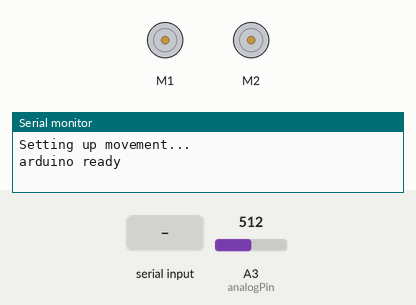
Recording of a sketch running on a simulated Arduino Uno, built with avr-gcc and run on an emulated ATmega328P. On the bench: 2 × DC motor (green arrow = forward, orange = backward, longer = faster), the last lines printed to the serial monitor. The test bench sets the inputs (shaded band); at power-on: A3 (analogPin) = 512.

Above: at 1.3 s.
1.4 s: "python ready\n" received over Serial
2.9 s: "90,45\n" received over Serial
At 5.4 s:
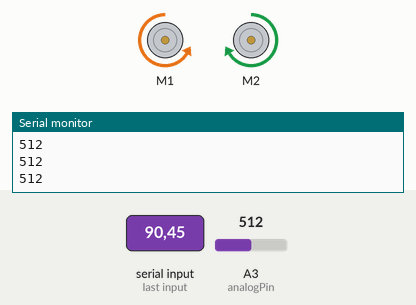
Timing chart, 0 to 6.9 s (numbered marks = the images above; inputs shaded):
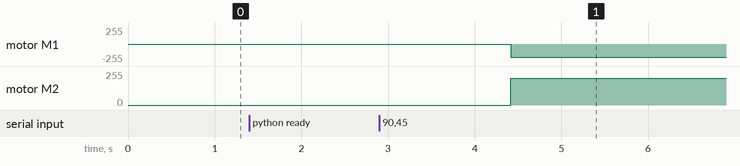

The sketch:

motor_obj2.ino
```cpp
#include <Wire.h>
#include <Adafruit_MotorShield.h>

using namespace std;
class Movement
{
  public:
  // Create the motor shield object with the default I2C address
  Adafruit_MotorShield AFMS = Adafruit_MotorShield(0x60);
  // Or, create it with a different I2C address (say for stacking)
  // Select which 'port' M1, M2, M3 or M4. In this case, M1
  Adafruit_DCMotor *myMotor1 = AFMS.getMotor(1);
  Adafruit_DCMotor *myMotor2 = AFMS.getMotor(2);
  int analogPin = A3; // potentiometer wiper (middle terminal) connected to analog pin 3
  int val = 0;  // variable to store the value read
  int divisions;
  bool colour;

  int lower_bound_for_high = 50;
  int upper_bound_for_low = 30;

  //Default constructor for setting up the motors in instantiation of object
  Movement()
  {
    Serial.begin(9600);           // set up Serial library at 9600 bps
    Serial.println("Setting up movement...");

    AFMS.begin();  // create with the default frequency 1.6KHz
    val = analogRead(analogPin);  // read the input pin

    // Read the initial colour and record
    // (Throughout, 0 for black and 1 for white)
    if (val <= upper_bound_for_low) {
      colour = 0;
    }
    else {
      colour = 1;
    }
  }

  //If the physical setup of the robot changes, run get_threshold to calculate new bounds
  //for the encoder thresholding. This can either automatically update the values, or a print-out can
  //be viewed and the boundaries changed at the discretion of the user

  void get_threshold()
  {
    int sensor_reading;
    int largest = 0;
    int smallest = 1000;

    //Serial.println(sizeof(sensor_readings));
    myMotor1->setSpeed(200);
    myMotor1->run(BACKWARD);
    for(int i = 0; i < (500); i++)
    {
      sensor_reading = analogRead(analogPin);
      //Serial.println(sensor_reading);
      largest = (sensor_reading > largest) ? sensor_reading : largest;
      smallest = (sensor_reading < smallest) ? sensor_reading : smallest;

    }
    myMotor1->run(RELEASE);

    //prints the largest value read in the test
    Serial.print("largest...");
    Serial.println(largest);

    //prints the smallest value read in the test
    Serial.print("smallest...");
    Serial.println(smallest);

    lower_bound_for_high = largest - 25;
    upper_bound_for_low = smallest + 15;

  }

  //angle_div() will read the angle travelled by the wheel.  Returns number of divisions travelled
  //Used in drive and turn
  int angle_div()
  {
    val = analogRead(analogPin);  // read the input pin
    Serial.println(val);
    if ((val <= upper_bound_for_low) && (colour == 1))
    {
      colour = 0;
      divisions += 1;
    }
    else if ((val > lower_bound_for_high) && (colour == 0))
    {
      colour = 1;
      divisions += 1;
    }
    return divisions;
  }

  //drive will move the robot forwards or backwards with a chosen direction (0 - backwards, 1 - forwards),
  //at a certain speed (lvl which ranges from 0 to 255) and for a certain duration (dur in seconds).
  void drive(bool dir, int lvl, float distance)
  {
    myMotor1->setSpeed(lvl);
    myMotor2->setSpeed(lvl);
    int divisions2 = round((50*distance)/(3.1416*5));
    Serial.println(divisions2);
    if(dir==0)
    {
      divisions = 0;
      Serial.println("Moving backwards...");
      while (angle_div()+3 < divisions2)
      {
        myMotor1->run(BACKWARD);
        myMotor2->run(BACKWARD);
      }
      Serial.println("Braking...");
      myMotor1->run(FORWARD);
      myMotor2->run(FORWARD);
      delay(20);
      myMotor1->run(RELEASE);
      myMotor2->run(RELEASE);
    }
    else
    {
      divisions = 0;
      Serial.println("Moving forwards...");
      while (angle_div()+3 < divisions2)
      {
        //Serial.println(angle_div());
        myMotor1->run(FORWARD);
        myMotor2->run(FORWARD);
      }
      Serial.println("Braking...");
      myMotor1->run(BACKWARD);
      myMotor2->run(BACKWARD);
      delay(20);
      myMotor1->run(RELEASE);
      myMotor2->run(RELEASE);
      goto end_drive;
    }
    end_drive:
        Serial.println("end driving...");
  }

  //turn() will rotate the robot on the spot a specified angle (in degrees)
  //at a certain level (lvl is an int between 0-255)
  //in a certain direction (dir is 0 for right and 1 for left)
  void turn(bool dir, int lvl, float angle)
  {
    float r = 14;
    myMotor1->setSpeed(lvl);
    myMotor2->setSpeed(lvl);
    int divisions2 = round((10*r*angle)/(36*5));

    if (dir==0)
    {
      divisions = 0;
      Serial.print("turning right...");
      Serial.print(angle);
      Serial.println();

      while (angle_div() < divisions2)
      {
        myMotor1->run(FORWARD);
        myMotor2->run(BACKWARD);
      }
      Serial.println("Braking...");
      myMotor1->run(BACKWARD);
      myMotor2->run(FORWARD);
      delay(30);
      myMotor1->run(RELEASE);
      myMotor2->run(RELEASE);
      goto end_turn;
    }
     else
     {
      divisions = 0;
      Serial.print("turning left...");
      Serial.print(angle);
      Serial.println();

      //can add constant here if it is overturning eg angle_div() +3
      while (angle_div() < divisions2)
      {
        myMotor1->run(BACKWARD);
        myMotor2->run(FORWARD);
      }
      Serial.println("Braking...");
      myMotor1->run(FORWARD);
      myMotor2->run(BACKWARD);
      delay(30);
      myMotor1->run(RELEASE);
      myMotor2->run(RELEASE);
      goto end_turn;
     }
      end_turn:
        Serial.println("end turning...");
    }
};

  String bearing_string = "";
  int bearing_value = 0;
  int current_bearing = 0;
  int direction = 0;

void setup() {
  Movement mov;
  //mov.get_threshold();
}

void rotate(int direction, int bearing){
  Movement mov;
  mov.turn(direction, 200, bearing);
}

void loop(){
    Serial.println("arduino ready");
    delay(500);
    if(Serial.readStringUntil('\n').equals("python ready"))
    {
      Serial.println("requesting bearing");
      delay(3000);

      //read bearing as a string and convert to integer
      bearing_string = Serial.readStringUntil('\n');
      bearing_value = bearing_string.toInt();

      //check if the bearing sent is valid and different to the previous one (to make sure it has been updated)
      if(bearing_value > 0 && bearing_value <= 360 && bearing_value != current_bearing)
      {
        Serial.println("received");
        current_bearing = bearing_value;

        //determines the direction of the turn based on the angle given
        if (bearing_value < 180)
        {
          direction = 1; //LEFT
        }
        else
        {
          direction = 0; // RIGHT
          bearing_value = 360 - bearing_value;
        }

        //calls the rotate function with the given variables
        rotate(direction, bearing_value);
    }
  }
}
```

Measured:
- after the input at 2.9 s, motor M1: stopped → backward 200/255 after 1.5 s; motor M2: stopped → forward 200/255 after 1.5 s
